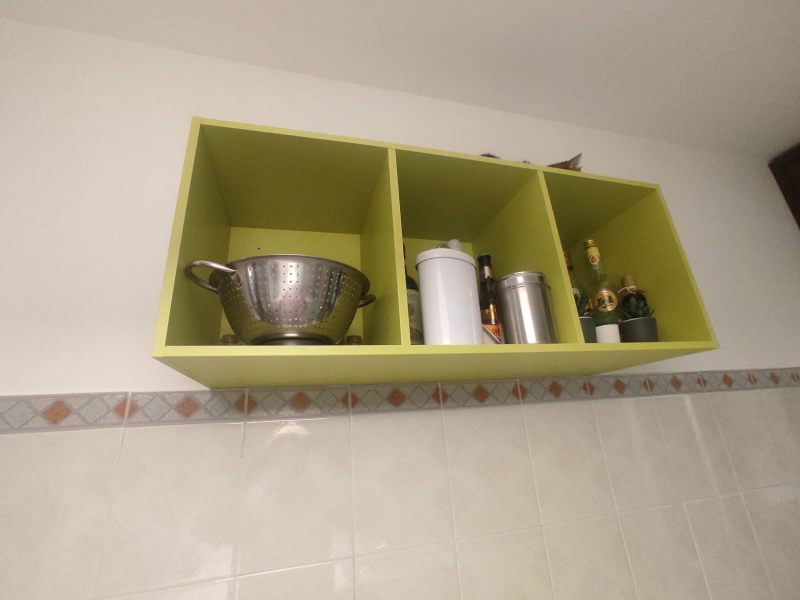
%> input picture Assignment/Homework Image.jpg, 1600 x 1200 px (shown at 1/2 size)
$ octave ColorPCA.m   (GNU Octave 9; MATLAB toolbox functions it lacks are replaced by stand-ins)
%> lines starting %> are read from the running program, lines starting %| are printed output that depends on the picture; in (x1, y1, x2, y2) boxes, pixels count from 0 and x2, y2 are one past the last pixel; in counts of white or black regions, pixels touching at a corner belong together; the program's own positions count from 1
close all;
clc;
clear;

%% Load Image
im = imread('../../Assignment/Homework Image.jpg');
%> im is the input picture: size 1200x1600x3 uint8; mean R, G, B 171.7, 160.1, 136.4

crop_top = 220;
crop_bottom = 800;
crop_left = 285;
crop_right = 1462;
im = im(crop_top+1:crop_bottom, crop_left+1:crop_right, :);
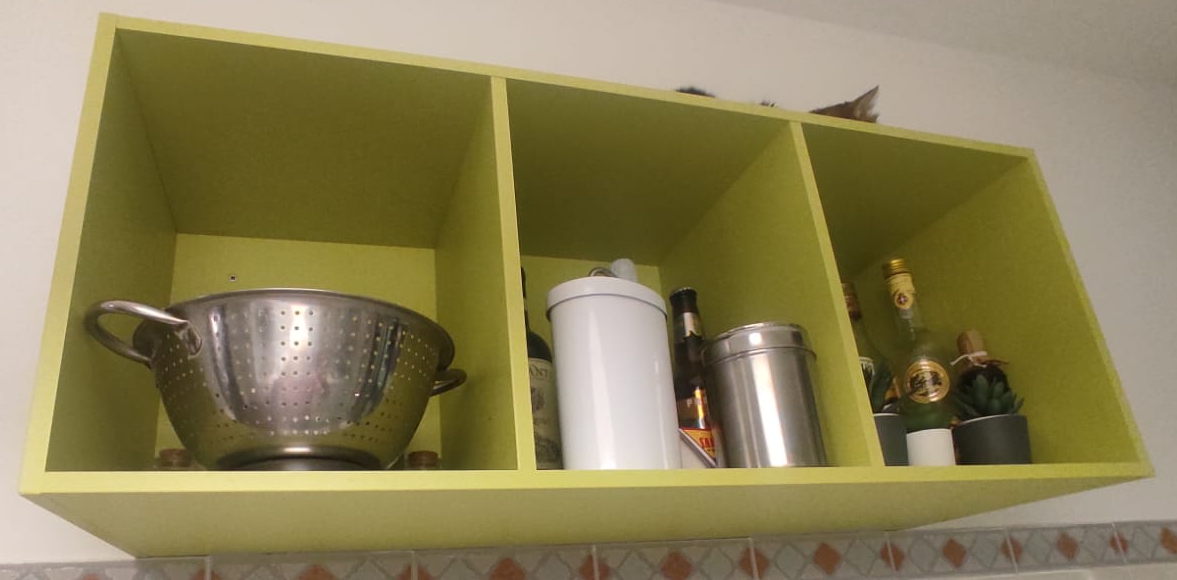
%> im: size 580x1177x3 uint8; mean R, G, B 138.5, 128.1, 87

figure;
imshow(im);
impixelinfo;

%% Convert to hsv
im_hsv = rgb2hsv(im);
%> im_hsv: size 580x1177x3 double; mean H, S, V 0.123, 0.433, 0.543

%% reshape the image to be 3, cols*rows
RGB_features = reshape(double(im) / 255, size(im, 1)*size(im, 2), 3)';
HSV_features = reshape(im_hsv, size(im_hsv, 1)*size(im_hsv, 2), 3)';

% features = [RGB_features(1:2, :); HSV_features(2:2, :)];
features = [RGB_features; HSV_features(2:3, :)];


%% Perform PCA

% Subtract the mean
mean_features = mean(features, 2);
%> mean_features = [0.543; 0.502; 0.341; 0.433; 0.543]
features_centered = features - mean_features;


% Compute the covariance matrix
covariance_matrix = cov(features_centered');
%> covariance_matrix = [0.036 0.035 0.0405 -0.033 0.036; 0.035 0.0343 0.0395 -0.0322 0.035; 0.0405 0.0395 0.0552 -0.0531 0.0405; -0.033 -0.0322 -0.0531 0.0609 -0.033; 0.036 0.035 0.0405 -0.033 0.036]

% Plot the covariance matrix
figure;
imagesc(covariance_matrix);
title('Covariance Matrix');
colorbar();
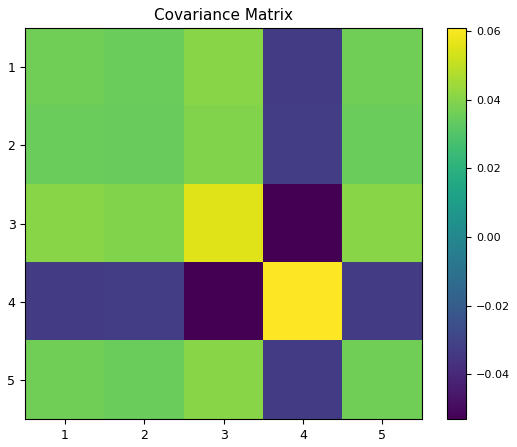
%> figure redrawn from the program's plot data

% Perform SVD
[U, S, V] = svd(features_centered, "econ");
%> U = [-0.406 -0.376 0.197 -0.4 -0.703; -0.396 -0.363 0.152 0.83 -0.00719; -0.522 0.155 -0.838 -0.0284 0.000221; 0.491 -0.75 -0.443 -0.0126 0.000572; -0.406 -0.375 0.197 -0.387 0.711]; S = [367.7 0 0 0 0; 0 125.9 0 0 0; 0 0 25.18 0 0; 0 0 0 11.05 0; 0 0 0 0 0.617]

% Plot the singular values
figure;
subplot(1, 3, 1);
semilogy(diag(S));

% Plot the cumulative sum of singular values
subplot(1, 3, 2);
plot(cumsum(diag(S))/sum(diag(S)));

% Plot the explained variance
subplot(1, 3, 3);
plot(cumsum(power(diag(S), 2))/sum(power(diag(S), 2)));

% Project the features onto the principal components
num_components = 3;
features_pca = U(:, 1:num_components)' * features_centered;

% Plot the PCA features
figure;
scatter(features_pca(1, :), features_pca(2, :), 1, 'filled');
title('PCA Features');
xlabel('Principal Component 1');
ylabel('Principal Component 2');

% Plot the PCA features in 3d, coloring using the original features
figure;
scatter3(features_pca(1, :), features_pca(2, :), features_pca(3, :), 2, RGB_features', 'filled');
title('PCA Features');
xlabel('Principal Component 1');
ylabel('Principal Component 2');
zlabel('Principal Component 3');

% Plot the image in the first principal component
figure;
subplot(3, 1, 1);
imagesc(reshape(features_pca(1, :), size(im, 1), size(im, 2)));
title('First Principal Component');
axis equal;
impixelinfo;
%set gray colormap
colormap(gray);

% Plot the image in the second principal component
subplot(3, 1, 2);
imagesc(reshape(features_pca(2, :), size(im, 1), size(im, 2)));
title('Second Principal Component');
axis equal;
impixelinfo;
%set gray colormap
colormap(gray);

% Plot the image in the third principal component
subplot(3, 1, 3);
imagesc(reshape(features_pca(3, :), size(im, 1), size(im, 2)));
title('Third Principal Component');
axis equal;
impixelinfo;
%set gray colormap
colormap(gray);

% Canny edge detection on first principal component
threshold = [0.0, 0.08];
sigma = 1.5;
im_edges = edge(reshape(features_pca(1, :), size(im, 1), size(im, 2)), 'canny', threshold, sigma);
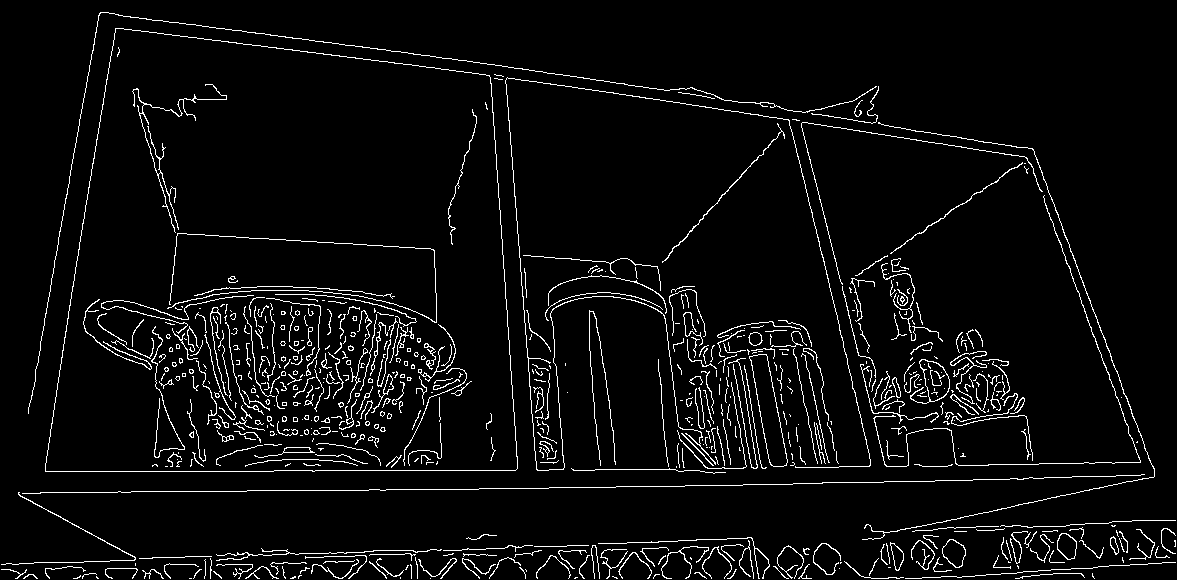
%> im_edges: size 580x1177 logical; 4.6% white in thin lines or dots

% Plot the edges
figure;
imshow(im_edges);
title('Canny Edges on First Principal Component');

% blur the edges
sigma = 20;
im_edges_blurred = imgaussfilt(double(im_edges), sigma);

figure;
subplot(2, 1, 1);
imagesc(im_edges_blurred);
axis equal;
title('Blurred Edges');

% threshold the edges
threshold = 0.065;
im_edges_mask_pure = im_edges_blurred < threshold;
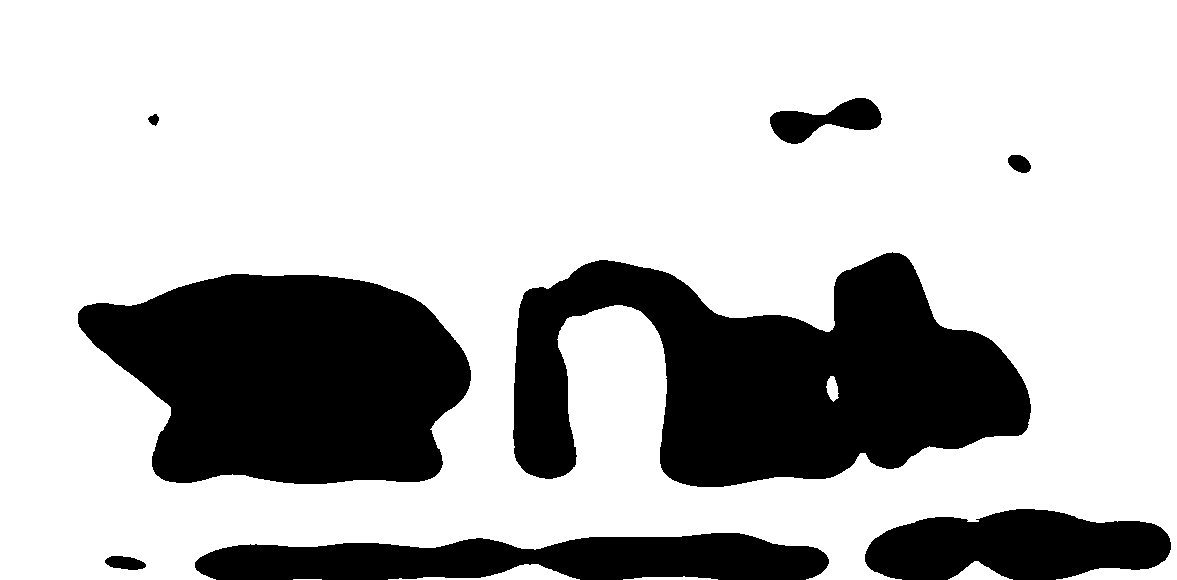
%> im_edges_mask_pure: size 580x1177 logical; 74.3% white; 8 black regions, largest, box (x1, y1, x2, y2) and area: (513, 252, 1031, 487) 71881, (78, 274, 471, 484) 61946, (195, 533, 829, 580) 22041

subplot(2, 1, 2);
imagesc(im_edges_mask_pure);
axis equal;
title('Thresholded Edges');
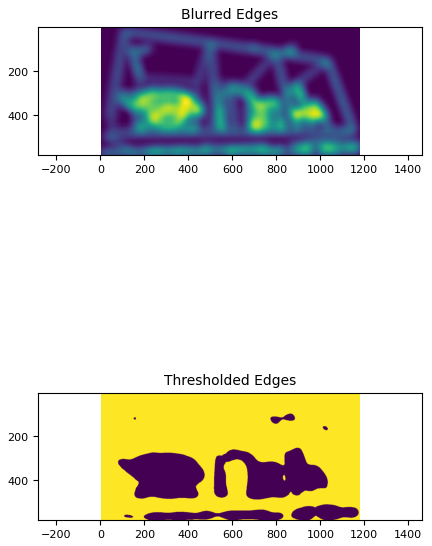
%> figure redrawn from the program's plot data, 2 panels

% mask the edges
im_edges = im_edges_mask_pure .* im_edges;
%> im_edges: size 580x1177 double; values 0 (black) and 1 (white), 1.4% white in thin lines or dots

figure;
imshow(im_edges);
axis equal;
title('Masked Edges');

% apply hough transform
[H, theta, rho] = hough(im_edges, "Theta", -90:1:89.9, "RhoResolution", 6);
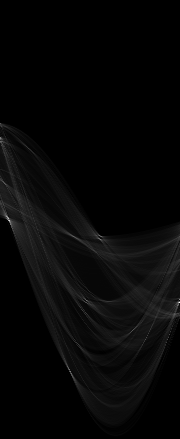
%> H: size 439x180 double; min 0, max 823, mean 22.4; drawn with min black and max white
%> theta = 180 values from -90 to 89; rho = 439 values from -1314 to 1314
peaks = houghpeaks(H, 50, "Threshold", 0.3 * max(H(:)), "NHoodSize", [11, 11]);
%> peaks = 15 rows, first 12: [303 180; 221 10; 240 101; 372 71; 301 87; 237 74; 184 5; 215 6; 315 175; 124 1; 229 13; 331 133]
lines = houghlines(im_edges, theta, rho, peaks, "FillGap", 50, "MinLength", 150);
%> lines = 18 lines; longest, point1 to point2 (x, y): (1022, 148) to (1176, 563), (57, 391) to (123, 16), (495, 75) to (770, 118), (496, 141) to (514, 412), (1038, 160) to (1116, 396), (109, 13) to (182, 234)

% Plot the lines
figure;
imshow(im_edges);
hold on;
for i = 1:length(lines)
    xy = [lines(i).point1; lines(i).point2];
    plot(xy(:, 1), xy(:, 2), 'LineWidth', 2, 'Color', 'red');
end
%> this loop made 18 passes
%> xy on passes 1 to 12: [101 13; 317 42], [495 75; 770 118], [824 126; 1038 162], [57 391; 123 16], [1022 148; 1176 563], [496 141; 514 412], [109 13; 182 234], [266 239; 434 250], [364 60; 515 79], [21 575; 196 575], [20 576; 206 576], [19 577; 205 577]
title('Hough Transform Lines');
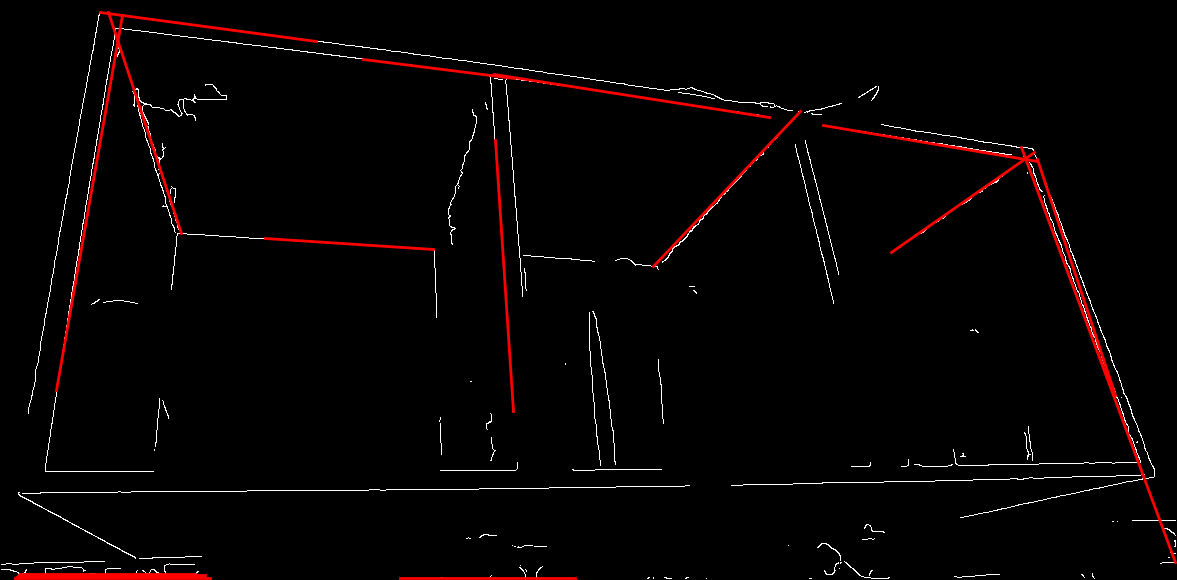
%> figure redrawn from the program's plot data; its title reads 'Hough Transform Lines'
